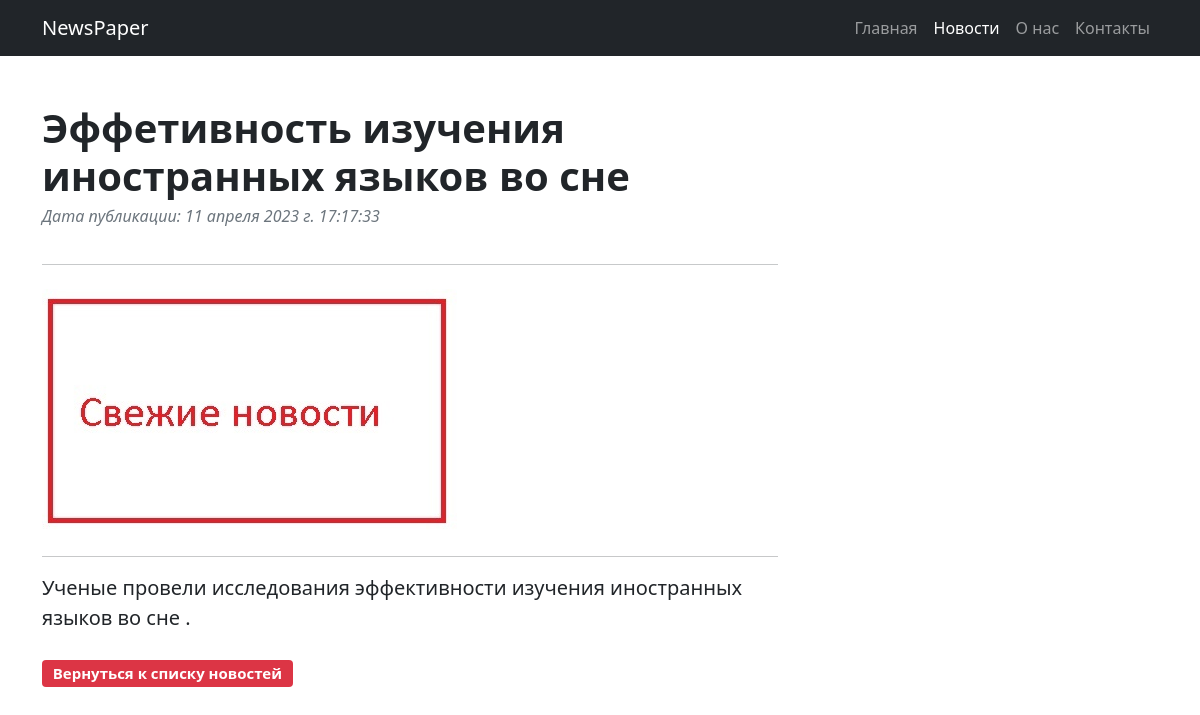
Screenshot of /news/7 with the database file from the repository.
### newspaper/models.py (models this page shows, shortened)
class Post(models.Model):
    authorArticle = models.ForeignKey(Author, on_delete=models.CASCADE, verbose_name="Автор")
    news = 'NW'
    article = 'AR'
    CATEGORY_CHOICES = (
        (news, 'Новость'),
        (article, 'Статья'),
    )
    categoryType = models.CharField(max_length=2, choices=CATEGORY_CHOICES, default=article, verbose_name="Категория")
    dateCreated = models.DateTimeField(auto_now_add=True)
    postCategory = models.ManyToManyField(Category, through='PostCategory')
    title = models.CharField(max_length=128, unique=True, verbose_name="Заголовок")
    text = models.TextField(verbose_name="Текст поста")
    rating = models.SmallIntegerField(default=0, verbose_name="Рейтинг поста")

### newspaper/views.py (the view)
# urls.py: path('<int:pk>', PostList.as_view(), name='post'),  # pk — первичный ключ поста, который будет выводиться в шаблон
class PostList(DetailView):
    model = Post
    template_name = 'post.html'
    context_object_name = 'post'

### newspaper/templatetags/censor.py (called while the page is built)
@register.filter(name='censor')
def censor(value, arg):
    cList = ['дур', 'коз']
    cEdit = value
    result = ''
    for w in cList:
        cTemp = cEdit.lower().replace(w, arg * len(w))
        cEdit = cTemp
    for i in range(0, len(value)):
        if (value[i] != cEdit[i]):
            result += cEdit[i].upper()
        else:
            result += cEdit[i]
    return result

### templates/post.html (shortened to what this page needs)
{% extends 'flatpages/default.html' %}
{% load static %}
{% load censor %}
{% block idpage %}news{% endblock %}
{% block header %}
{{ post.title|censor:'*' }}
{% endblock %}
{% block count %}
Дата публикации: {{ post.dateCreated|date:'d E Y г. H:i:s' }}
{% endblock %}
{% block image %}
{% static 'assets/pic.jpg' %}
{% endblock %}
{% block content %}
<hr>
<p class="fs-5 mb-4">{{ post.text|censor:'*' }}</p>
<p class="block-btn"><a class="btn" href="/news">Вернуться к списку новостей</a></p>
{% endblock content %}

### static/css/mystyles.css (style rules this page uses)
html, body { height: 100%; }
.btn { border-radius: 0.25rem; color: #fff; background-color: #dc3545; padding: 0.31em 0.65em 0.35em 0.65em; font-size: 0.75em; font-weight: 700; line-height: 1; }
.mb-5.post-content p { font-size: 20px; }

### rows the page displays
Post: title|censor "Эффетивность изучения иностранных языков во сне", dateCreated "11 апреля 2023 г. 17:17:33", text|censor "Ученые провели исследования эффективности изучения иностранных языков во сне ."
